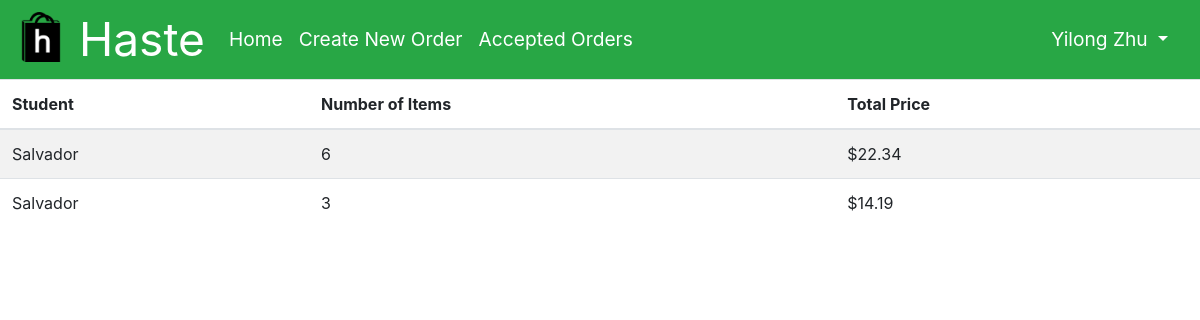
Screenshot of /home (signed in) with the database file from the repository.
### app/models.py (models this page shows, shortened)
class User(UserMixin, db.Model):
    id = db.Column(db.Integer, primary_key=True)
    phone = db.Column(db.String(10), index=True, unique=True)
    email = db.Column(db.String(128), index=True, unique=True)
    password_hash = db.Column(db.String(128))
    first_name = db.Column(db.String(48))
    last_name = db.Column(db.String(48))
    school = db.Column(db.String(128), index=True)
    orders = db.relationship('Order', foreign_keys='[Order.placed_by]', backref='author', lazy='dynamic', cascade="save-update")
    completed_orders = db.relationship('Order', foreign_keys='[Order.accepted_by]', backref='shopper', lazy='dynamic', cascade="save-update")
    balance = db.Column(db.Float, default=0)

class Order(db.Model):
    id = db.Column(db.Integer, primary_key=True)
    time_of_order = db.Column(db.DateTime, default=datetime.utcnow)
    placed_by = db.Column(db.Integer, db.ForeignKey('user.id'))
    accepted_by = db.Column(db.Integer, db.ForeignKey('user.id'))
    completed = db.Column(db.Boolean, default=False)
    contents = db.relationship('Content', backref='cart', lazy='dynamic', cascade="all, delete-orphan")

### app/main/routes.py (the view)
@bp.route('/home', methods=['GET', 'POST'])
@login_required
def home():
    orders = Order.query.filter(Order.accepted_by==None).order_by(desc(Order.time_of_order)).all()
    quantity_price = []
    for order in orders:
        quantity = Content.query.with_entities(func.sum(Content.quantity).label('total_q')).filter(Content.order_id==order.id)[0].total_q
        sum = get_total_price(order)
        quantity_price.append({'quantity': quantity, 'sum': sum})
    return render_template('home.html', rqp=zip(orders, quantity_price))

### app/main/routes.py (called while the page is built)
def get_total_price(order):
    price = db.engine.execute("SELECT ROUND(SUM(content.quantity * item.price), 2) as sum FROM content JOIN item ON content.item_id=item.id WHERE order_id=:val", {'val': order.id})
    sum = 0
    for row in price:
        sum = row['sum']
    return sum

### app/models.py (called while the page is built)
@login.user_loader
def load_user(id):
    return User.query.get(int(id))

### app/templates/home.html (shortened to what this page needs)
{% extends "base.html" %}
{% block content %}
<table id="order-feed" class="table table-striped table-hover">
    <thead>
        <tr>
            <th scope="col">Student</th>
            <th scope="col">Number of Items</th>
            <th scope="col">Total Price</th>
        </tr>
    </thead>
    <tbody>
        {% for order, qp in rqp %}
            <tr class='clickable-row' data-href="{{ url_for('main.order', id=order.id) }}">
                {% if current_user.id==order.placed_by %}
                <td>You (<a href="{{ url_for('main.delete_order', id=order.id) }}">delete</a>)</td>
                {% else %}
                <td scope="row">{{ order.author.first_name }}</td>
                {% endif %}
                <td scope="row">{{ qp['quantity'] }}</td>
                <td scope="row">{{ "$%.2f"|format(qp['sum']) }}</td>
            </tr>
        {% endfor %}
    </tbody>
</table>
{% endblock %}

### app/templates/base.html (shortened to what this page needs)
<!DOCTYPE html>
<html>
<head>
    <link href="https://stackpath.bootstrapcdn.com/bootstrap/4.1.3/css/bootstrap.min.css" rel="stylesheet">
    <link rel="stylesheet" type="text/css" href= "{{ url_for('static',filename='styles.css') }}">
</head>
<body>
    <nav class="navbar navbar-expand-lg navbar-dark bg-success">
        <a class="navbar-brand" href="{{ url_for('main.home') }}">
            <img src="{{ url_for('static',filename='logo.png') }}" width="50" height="50" alt="">
            Haste
        </a>
        <div class="collapse navbar-collapse" id="navbarSupportedContent">
            <ul class="navbar-nav mr-auto">
                <li class="nav-item active">
                    <a class="nav-link" href="{{ url_for('main.home') }}">Home<span class="sr-only">(current)</span></a>
                </li>
                <li class="nav-item active">
                    <a class="nav-link" href="{{ url_for('main.new_order') }}">Create New Order<span class="sr-only">(current)</span></a>
                </li>
                <li class="nav-item active">
                        <a class="nav-link" href="{{ url_for('main.accepted_orders') }}">Accepted Orders<span class="sr-only">(current)</span></a>
                </li>
            </ul>
            <div class="nav-item dropdown">
                <a class="nav-link dropdown-toggle text-white" href="#" id="navbarDropdown" role="button" data-toggle="dropdown" aria-haspopup="true" aria-expanded="false">
                    {{ current_user.first_name }} {{ current_user.last_name }}
                </a>
            </div>
        </div>
    </nav>
    {% block content %}{% endblock %}
</body>

### app/static/styles.css (style rules this page uses)
.navbar { padding: 0 1rem; font-size: 1.2rem; }
.navbar-brand { font-size: 2.4em !important; }
nav img { position: relative !important; bottom: 6px !important; }

### rows the page displays
User: first_name "Yilong", last_name "Zhu"
Order: author.first_name "Salvador", quantity "6", sum "$22.34"
Order: author.first_name "Salvador", quantity "3", sum "$14.19"
